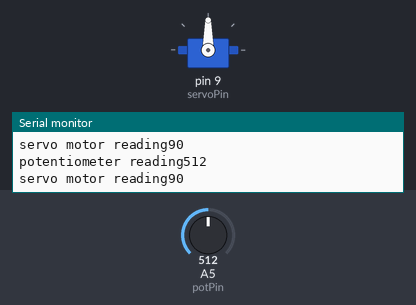
This sketch was run on a simulated Arduino Uno, built with avr-gcc and run on an emulated ATmega328P. On the bench: servo, the last lines printed to the serial monitor. The test bench sets the inputs (shaded band); at power-on: A5 (potPin) = 512.

Above: at 1.2 s.
1.3 s: A5 (potPin) set to 561
At 2.3 s:
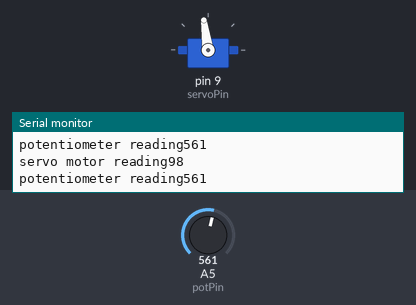
4.3 s: A5 (potPin) set to 583
At 4.9 s:
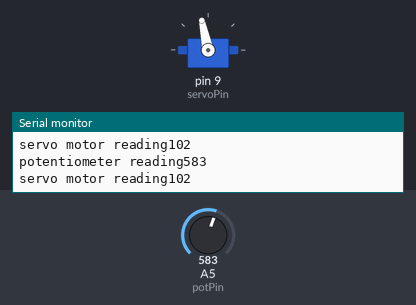
5.8 s: A5 (potPin) set to 306
At 6.3 s:
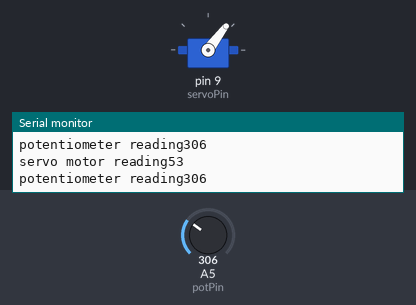
7.3 s: A5 (potPin) set to 108
At 7.8 s:
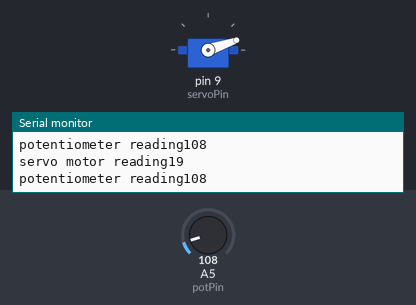
8.8 s: A5 (potPin) set to 91
At 9.9 s:
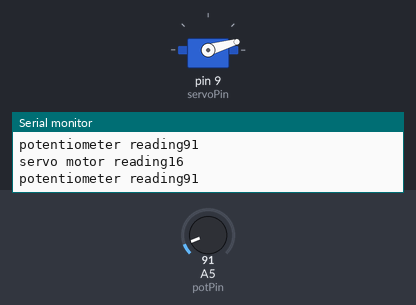
11.8 s: A5 (potPin) set to 122
At 13.3 s:
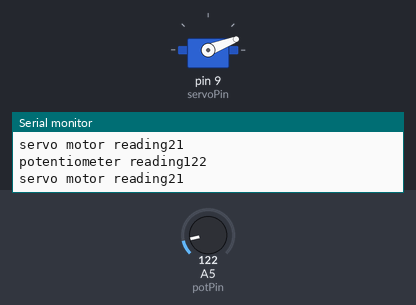
Timing chart, 0 to 14.3 s (numbered marks = the images above; inputs shaded):
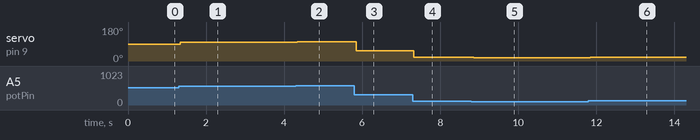

Measured:
- after the input at 1.3 s, servo on pin 9 (servoPin): 90° → 98° at once
- after the input at 4.3 s, servo on pin 9 (servoPin): 98° → 102° at once
- after the input at 5.8 s, servo on pin 9 (servoPin): 102° → 53° after 0.05 s
- after the input at 7.3 s, servo on pin 9 (servoPin): 53° → 19° at once
- after the input at 8.8 s, servo on pin 9 (servoPin): 19° → 16° after 0.06 s
- after the input at 11.8 s, servo on pin 9 (servoPin): 16° → 21° after 0.05 s

The sketch:

with_pot.ino
```cpp
#include<Servo.h>
int servoPin =9;
int potPin = A5;
Servo myServo;
int val1;
int val2;
void setup(){
  myServo.attach(servoPin);
  Serial.begin(9600);
}
void loop(){
  val1 = analogRead(potPin);
  Serial.print("potentiometer reading");
  Serial.println(val1);
  val2 = map(val1, 0, 1023, 0, 180);
  myServo.write(val2);
  Serial.print("servo motor reading"); //VIDHI KUMARI
  Serial.println(val2);
  delay(15);
}
```
